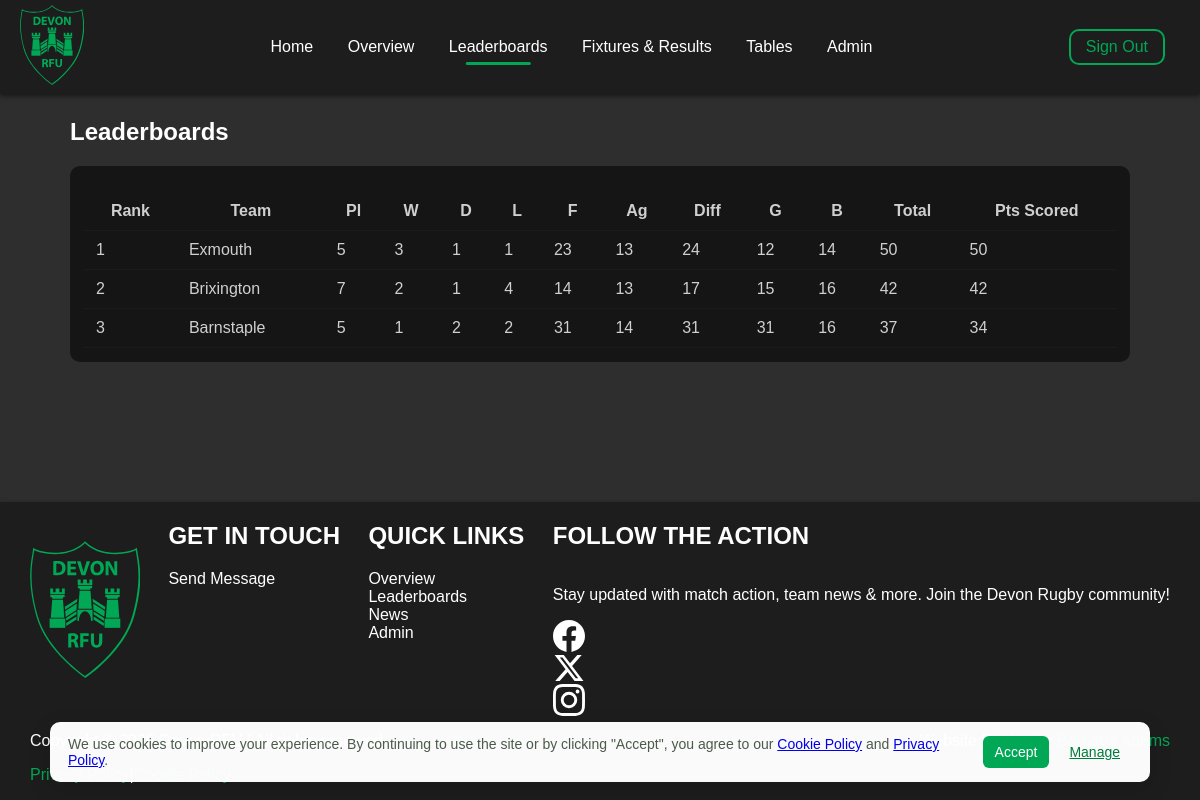
Screenshot of /leaderboards (signed in) with the database file from the repository.
### models.py (models this page shows, shortened)
class Leaderboard(db.Model):
    __tablename__ = 'leaderboard'
    id = db.Column(db.Integer, primary_key=True)
    team = db.Column(db.String(200), nullable=False)
    rank = db.Column(db.Integer, nullable=True)
    pl = db.Column(db.Integer, nullable=False, default=0)
    w = db.Column(db.Integer, nullable=False, default=0)
    l = db.Column(db.Integer, nullable=False, default=0)
    d = db.Column(db.Integer, nullable=False, default=0)
    pts_f = db.Column(db.Integer, nullable=False, default=0)
    pts_ag = db.Column(db.Integer, nullable=False, default=0)
    pts_diff = db.Column(db.Integer, nullable=False, default=0)
    g_pts = db.Column(db.Integer, nullable=False, default=0)
    b_pts = db.Column(db.Integer, nullable=False, default=0)
    total = db.Column(db.Integer, nullable=False, default=0)
    pts_scored = db.Column(db.Integer, nullable=False, default=0)
    created_on = db.Column(db.DateTime, nullable=True, default=datetime.utcnow)

### app.py (the view)
@app.route("/leaderboards")
def leaderboards():
    try:
        rows = Leaderboard.query.order_by(Leaderboard.rank.asc().nullsfirst(), Leaderboard.pts_scored.desc()).all()
    except Exception:
        rows = []
    return render_template("leaderboards.html", rows=rows)

### app.py (called while the page is built)
@login_manager.user_loader
def load_user(user_id):
    return User.query.get(int(user_id))

### models.py (called while the page is built)
    def is_superadmin(self):
        lvl = self.access_level
        if lvl is None:
            return False
        try:
            return int(lvl) >= 2
        except Exception:
            return str(lvl).lower() in ('superadmin', 'admin')

### templates/leaderboards.html (shortened to what this page needs)
{% extends "base.html" %}
{% block content %}
<section class="content-wrap">
	<h1>Leaderboards</h1>
	<div class="admin-card" style="margin-top:12px;">
		<table class="admin-matches-table">
			<thead>
				<tr><th>Rank</th><th>Team</th><th>Pl</th><th>W</th><th>D</th><th>L</th><th>F</th><th>Ag</th><th>Diff</th><th>G</th><th>B</th><th>Total</th><th>Pts Scored</th></tr>
			</thead>
			<tbody>
				{% for r in rows %}
				<tr>
					<td>{{ r.rank or '' }}</td>
					<td>{{ r.team }}</td>
					<td>{{ r.pl }}</td>
					<td>{{ r.w }}</td>
					<td>{{ r.d }}</td>
					<td>{{ r.l }}</td>
					<td>{{ r.pts_f }}</td>
					<td>{{ r.pts_ag }}</td>
					<td>{{ r.pts_diff }}</td>
					<td>{{ r.g_pts }}</td>
					<td>{{ r.b_pts }}</td>
					<td>{{ r.total }}</td>
					<td>{{ r.pts_scored }}</td>
				</tr>
				{% endfor %}
			</tbody>
		</table>
	</div>
</section>
{% endblock %}

### static/style.css (style rules this page uses)
:root { --brand-green: #00a755; --brand-grey: #1d1d1d; --white: #ffffff; --btn-padding: 12px 20px; --btn-radius: 12px; --btn-gap: 14px; }
*, *::before, *::after { box-sizing: border-box; }
.content-wrap { max-width: 1100px; margin: 24px auto; padding: 0 20px; }
body { color: var(--white); margin: 0; font-family: Arial, sans-serif; background-color: #2e2e2e; }
html, body { height: 100%; }
body { display: flex; flex-direction: column; min-height: 100vh; }
.admin-card { background: #151515; padding: 14px; border-radius: 10px; color: #e6f8ea; }
.admin-matches-table { width: 100%; border-collapse: collapse; margin-top: 12px; }
.admin-matches-table th, .admin-matches-table td { padding: 10px 12px; border-bottom: 1px solid rgba(255,255,255,0.03); vertical-align: middle; color: #d0d0d0; }
.admin-matches-table thead th { color: #cfcfcf; font-weight: 700; }
body { margin: 0; font-family: Arial, sans-serif; background-color: #2e2e2e; }
:root { --brand-green: #00a755; --white: #ffffff; --btn-padding: 12px 20px; --btn-radius: 12px; --btn-gap: 14px; }

### rows the page displays
Leaderboard: rank "1", team "Exmouth", pl "5", w "3", d "1", l "1", pts_f "23", pts_ag "13", pts_diff "24", g_pts "12", b_pts "14", total "50", pts_scored "50"
Leaderboard: rank "2", team "Brixington", pl "7", w "2", d "1", l "4", pts_f "14", pts_ag "13", pts_diff "17", g_pts "15", b_pts "16", total "42", pts_scored "42"
Leaderboard: rank "3", team "Barnstaple", pl "5", w "1", d "2", l "2", pts_f "31", pts_ag "14", pts_diff "31", g_pts "31", b_pts "16", total "37", pts_scored "34"
